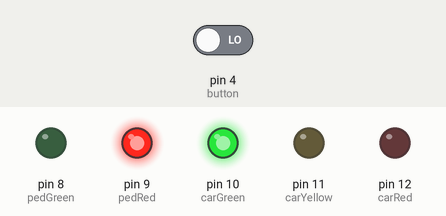
The sketch below on a simulated Arduino Uno, built with avr-gcc and run on an emulated ATmega328P. On the bench: output pins drawn as LEDs (lit = HIGH). The test bench sets the inputs (shaded band); at power-on: pin 4 (button) LOW.

Above: at 4.2 s.
4.3 s: pin 4 (button) driven LOW
5.8 s: pin 4 (button) driven HIGH
At 6.3 s:
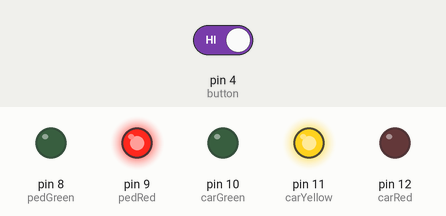
At 9.8 s:
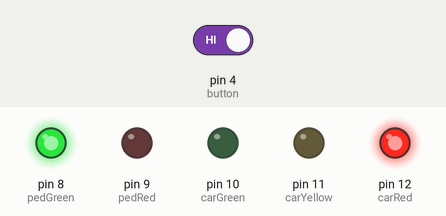
Timing chart, 0 to 16.3 s (numbered marks = the images above; inputs shaded):
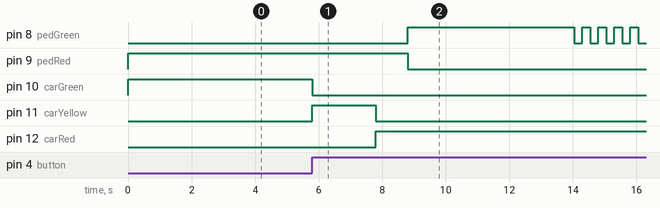

Measured:
- after the input at 4.3 s, every drawn part: stays the same
- after the input at 5.8 s, pin 8 (pedGreen): LOW → HIGH after 3.0 s, then repeats every 0.50 s: LOW 0.25 s, HIGH 0.25 s; pin 9 (pedRed): HIGH → LOW after 3.0 s; pin 10 (carGreen): HIGH → LOW at once; pin 11 (carYellow): LOW → HIGH at once, → LOW 2.0 s later; pin 12 (carRed): LOW → HIGH after 2.0 s

The sketch:

projeto04.ino
```cpp
// Projeto 04 - Semáforo Interativo (Sistema de semáforos do Reino Unido)

// Semáforo dos carros
int carRed = 12;
int carYellow = 11;
int carGreen = 10;

// Semáforo dos pedestres
int pedRed = 9;
int pedGreen = 8;

// Pino do botão
int button = 4;

int crossTime = 5000; // Tempo para que os pedestres atravessem
unsigned long changeTime; // Tempo desde a última vez que o botão foi pressionado

void setup() {
  pinMode(carRed, OUTPUT);
  pinMode(carYellow, OUTPUT);
  pinMode(carGreen, OUTPUT);
  pinMode(pedRed, OUTPUT);
  pinMode(pedGreen, OUTPUT);

  pinMode(button, INPUT); // Botão é entrada

  // Inicialização
  digitalWrite(carGreen, HIGH);
  digitalWrite(pedRed, HIGH);
}

void loop() {
  int state = digitalRead(button);

  // Verifica se o botão foi pressionado e se transcorreram 5 segundos desde a última vez que ele foi pressionado
  if (state == HIGH && (millis() - changeTime > 5000)) {
    // Chamada da função para alterar os leds
    changeLights();
  }
}

void changeLights() {
  digitalWrite(carGreen, LOW);   // Apaga o verde
  digitalWrite(carYellow, HIGH); // Acende o amarelo
  delay(2000);                   // Espera 2 segundos

  digitalWrite(carYellow, LOW);  // Apaga o amarelo
  digitalWrite(carRed, HIGH);    // Acende o vermelho
  delay(1000);                   // Espera 1 segundo por segurança

  digitalWrite(pedRed, LOW);     // Apaga o vermelho dos pedestres
  digitalWrite(pedGreen, HIGH);  // Acende o verde dos pedestres

  delay(crossTime);              // Espera o tempo predefinido para travessia

  // Pisca 10x o verde dos pedestres
  for (int x=0; x<10; x++) {
    digitalWrite(pedGreen, HIGH);
    delay(250);
    digitalWrite(pedGreen, LOW);
    delay(250);
  }

  digitalWrite(pedRed, HIGH);    // Acende o vermelho dos pedestres
  delay(500);

  digitalWrite(carYellow, HIGH); // Acende o amarelo
  digitalWrite(carRed, LOW);     // Apaga o vermelho
  delay(1000);

  digitalWrite(carGreen, HIGH);  // Acende o verde
  digitalWrite(carYellow, LOW);  // Apaga o amarelo

  changeTime = millis(); // Registra o tempo desde a última alteração do semáforo
}
```
